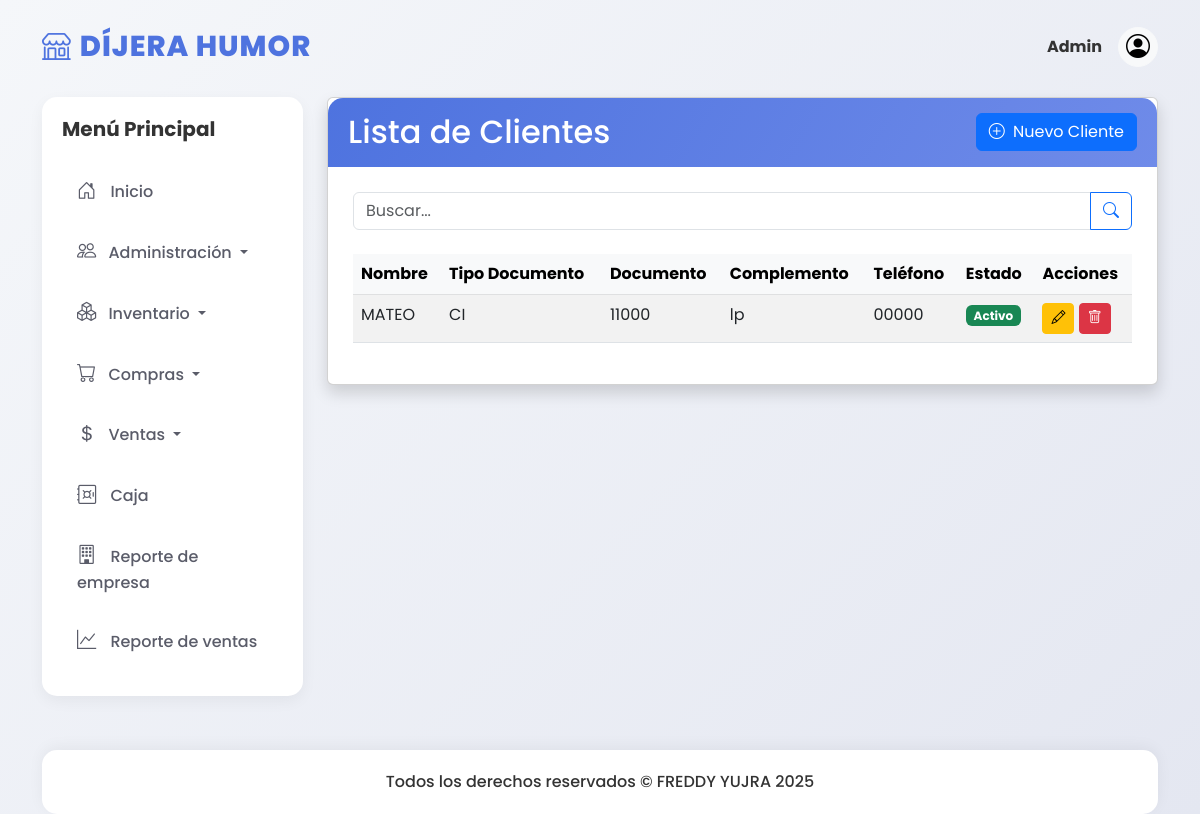
/clientes/, run on the app's committed database.
### models/cliente_model.py (models this page shows, shortened)
class Cliente(db.Model):
    __tablename__ = "clientes"
    id = db.Column(db.Integer, primary_key=True)
    nombre = db.Column(db.String(150), nullable=False)
    tipo_documento = db.Column(db.String(20))
    documento = db.Column(db.String(20))
    complemento = db.Column(db.String(10))
    telefono = db.Column(db.String(15))
    estado = db.Column(db.Boolean, default=True)
    created_at = db.Column(db.DateTime, default=datetime.utcnow)
    updated_at = db.Column(db.DateTime, default=datetime.utcnow, onupdate=datetime.utcnow)
    deleted_at = db.Column(db.DateTime)
    @staticmethod
    def get_all():
        return Cliente.query.filter_by(deleted_at=None).all()

### controllers/cliente_controller.py (the view)
@cliente_bp.route('/')
def index():
    search_query = request.args.get('search', '')
    if search_query:
        clientes = Cliente.search(search_query)
    else:
        clientes = Cliente.get_all()
    return cliente_view.index(clientes, search_query)

### run.py (called while the page is built)
@app.context_processor
def inject_active_path():
    def is_active(path):
        return 'active' if request.path.startswith(path) else ''
    return dict(is_active=is_active)

### views/cliente_view.py (called while the page is built)
def index(clientes, search_query):
    return render_template('clientes/index.html', clientes=clientes, search_query=search_query)

### templates/clientes/index.html (shortened to what this page needs)
{% extends 'base.html' %}
{% block content %}
<div class="card shadow">
  <div class="card-header d-flex justify-content-between align-items-center">
    <h2 class="mb-0">Lista de Clientes</h2>
    <a class="btn btn-primary" href="{{ url_for('cliente.create') }}">
      <i class="bi bi-plus-circle me-1"></i> Nuevo Cliente
    </a>
  </div>
  <div class="card-body">
    <form method="get" action="{{ url_for('cliente.index') }}" class="mb-4">
      <div class="input-group">
        <input type="text" class="form-control" placeholder="Buscar..."
               name="search" value="{{ search_query }}">
        <button class="btn btn-outline-primary" type="submit">
          <i class="bi bi-search"></i>
        </button>
      </div>
    </form>
    <div class="table-responsive">
      <table class="table table-striped table-hover">
        <thead class="table-light">
          <tr>
            <th>Nombre</th>
            <th>Tipo Documento</th>
            <th>Documento</th>
            <th>Complemento</th>
            <th>Teléfono</th>
            <th>Estado</th>
            <th>Acciones</th>
          </tr>
        </thead>
        <tbody>
          {% for cliente in clientes %}
          <tr>
            <td>{{ cliente.nombre }}</td>
            <td>{{ cliente.tipo_documento }}</td>
            <td>{{ cliente.documento }}</td>
            <td>{{ cliente.complemento or '-' }}</td>
            <td>{{ cliente.telefono }}</td>
            <td>
              {% if cliente.estado %}
                <span class="badge bg-success">Activo</span>
              {% else %}
                <span class="badge bg-danger">Inactivo</span>
              {% endif %}
            </td>
            <td>
              <a href="{{ url_for('cliente.edit', id=cliente.id) }}" class="btn btn-sm btn-warning">
                <i class="bi bi-pencil"></i>
              </a>
              <a href="{{ url_for('cliente.delete', id=cliente.id) }}" class="btn btn-sm btn-danger"
                 onclick="return confirm('¿Eliminar cliente?')">
                <i class="bi bi-trash"></i>
              </a>
            </td>
          </tr>
          {% else %}
          <tr>
            <td colspan="7" class="text-center">No hay clientes registrados</td>
          </tr>
          {% endfor %}
        </tbody>
      </table>
    </div>
  </div>
</div>
{% endblock %}

### static/css/dashboard.css (style rules this page uses)
:root { --primary: #4e73df; --secondary: #858796; --success: #1cc88a; --info: #36b9cc; --warning: #f6c23e; --danger: #e74a3b; --light: #f8f9fc; --dark: #5a5c69; }
body { font-family: 'Poppins', sans-serif; background: linear-gradient(135deg, #f5f7fa 0%, #e4e7f1 100%); min-height: 100vh; padding-top: 20px; color: #333; }
.card-header { background: linear-gradient(120deg, #4e73df, #6f8be9); color: white; font-weight: 600; padding: 15px 20px; border-radius: 15px 15px 0 0 !important; border: none; }
.card-body { padding: 25px; }

### data on the page
Cliente: nombre "MATEO", tipo_documento "CI", documento "11000", complemento "lp", telefono "00000", estado "Activo"
